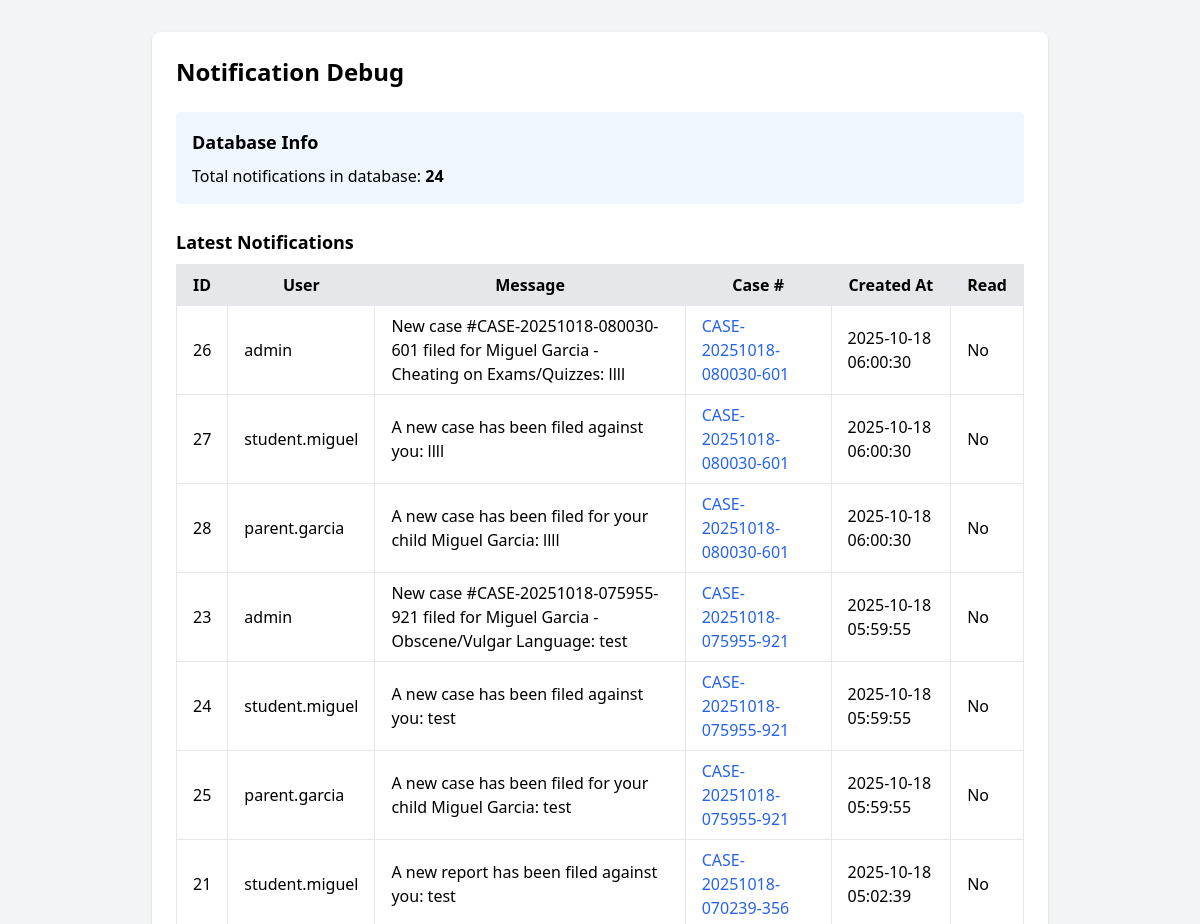
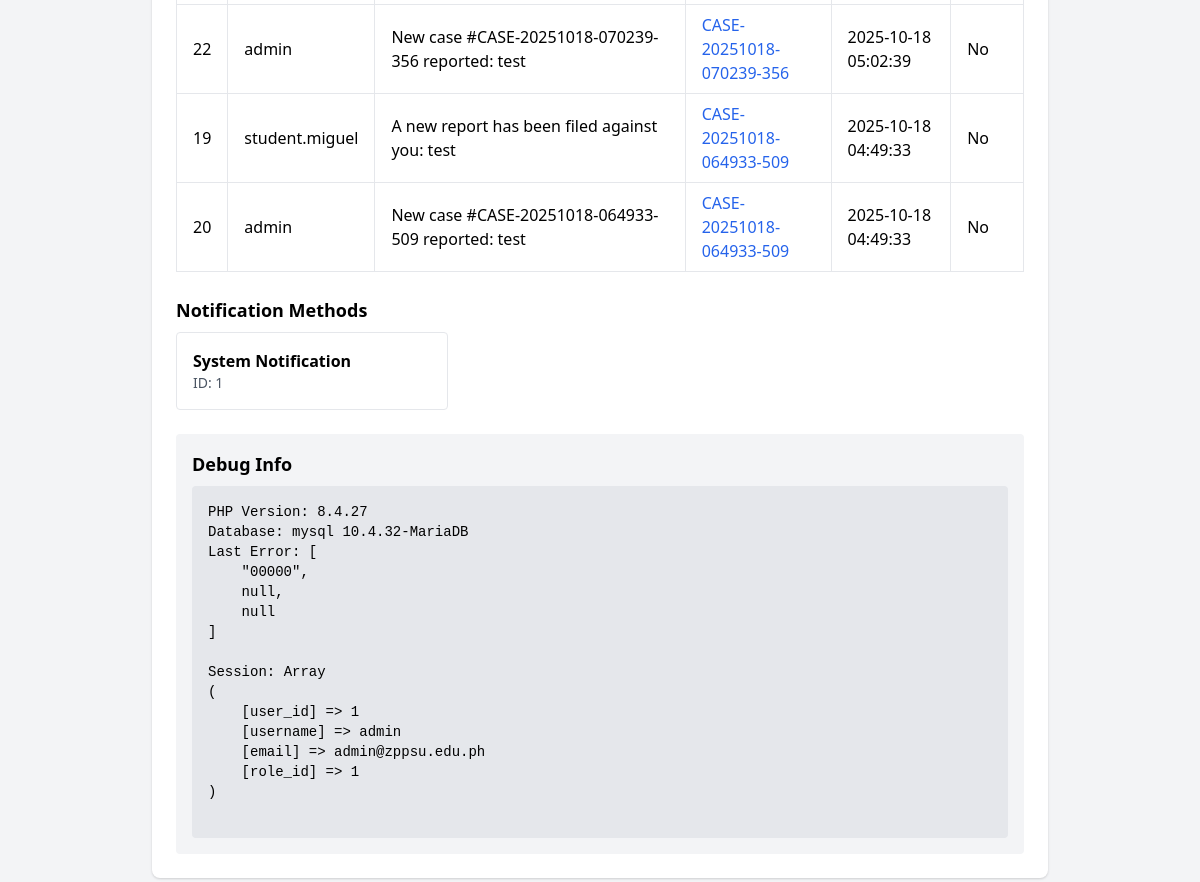
/check_notifications.php (signed in), run on the app's committed database (2 pictures, top to bottom).
### tables this page shows
CREATE TABLE `notifications` (
  `id` bigint(20) UNSIGNED NOT NULL,
  `user_id` bigint(20) UNSIGNED NOT NULL,
  `case_id` bigint(20) UNSIGNED DEFAULT NULL,
  `message` varchar(255) NOT NULL,
  `method_id` tinyint(3) UNSIGNED NOT NULL DEFAULT 1,
  `is_read` tinyint(1) DEFAULT 0,
  `created_at` timestamp NOT NULL DEFAULT current_timestamp()
);

CREATE TABLE `users` (
  `id` bigint(20) UNSIGNED NOT NULL,
  `username` varchar(100) NOT NULL,
  `password_hash` varchar(255) NOT NULL,
  `email` varchar(150) DEFAULT NULL,
  `contact_number` varchar(30) DEFAULT NULL,
  `role_id` tinyint(3) UNSIGNED NOT NULL,
  `is_active` tinyint(1) NOT NULL DEFAULT 1,
  `last_login` datetime DEFAULT NULL,
  `created_at` timestamp NOT NULL DEFAULT current_timestamp(),
  `updated_at` timestamp NULL DEFAULT NULL ON UPDATE current_timestamp()
);

CREATE TABLE `cases` (
  `id` bigint(20) UNSIGNED NOT NULL,
  `case_number` varchar(50) NOT NULL,
  `student_id` bigint(20) UNSIGNED NOT NULL,
  `reported_by_staff_id` bigint(20) UNSIGNED NOT NULL,
  `violation_type_id` int(10) UNSIGNED NOT NULL,
  `title` varchar(255) NOT NULL,
  `description` text DEFAULT NULL,
  `location` varchar(255) DEFAULT NULL,
  `incident_date` datetime NOT NULL,
  `status_id` tinyint(3) UNSIGNED NOT NULL DEFAULT 1,
  `resolution` text DEFAULT NULL,
  `resolution_date` datetime DEFAULT NULL,
  `is_confidential` tinyint(1) DEFAULT 0,
  `created_at` timestamp NOT NULL DEFAULT current_timestamp(),
  `updated_at` timestamp NULL DEFAULT NULL ON UPDATE current_timestamp()
);

CREATE TABLE `notification_method` (
  `id` tinyint(3) UNSIGNED NOT NULL,
  `name` varchar(50) NOT NULL
);

### check_notifications.php (the view, shortened to what this page needs)
<?php
require_once __DIR__ . '/database/database.php';
$stmt = $pdo->query('SELECT COUNT(*) as total FROM notifications');
$total = $stmt->fetch(PDO::FETCH_ASSOC)['total'];
$stmt = $pdo->query('SELECT n.*, u.username, c.case_number, c.title as case_title
                    FROM notifications n
                    LEFT JOIN users u ON n.user_id = u.id
                    LEFT JOIN cases c ON n.case_id = c.id
                    ORDER BY n.created_at DESC LIMIT 10');
$notifications = $stmt->fetchAll(PDO::FETCH_ASSOC);
$stmt = $pdo->query('SELECT * FROM notification_method');
$methods = $stmt->fetchAll(PDO::FETCH_ASSOC);
?>
<!DOCTYPE html>
<html>
<head>
    <link href="https://cdn.jsdelivr.net/npm/tailwindcss@2.2.19/dist/tailwind.min.css" rel="stylesheet">
</head>
<body class="bg-gray-100 p-8">
    <div class="max-w-4xl mx-auto bg-white p-6 rounded-lg shadow">
        <h1 class="text-2xl font-bold mb-6">Notification Debug</h1>
        <div class="mb-6 p-4 bg-blue-50 rounded">
            <h2 class="text-lg font-semibold mb-2">Database Info</h2>
            <p>Total notifications in database: <span class="font-bold"><?php echo $total; ?></span></p>
        </div>
        <div class="mb-6">
            <h2 class="text-lg font-semibold mb-2">Latest Notifications</h2>
            <div class="overflow-x-auto">
                <table class="min-w-full bg-white">
                    <thead class="bg-gray-200">
                        <tr>
                            <th class="py-2 px-4 border">ID</th>
                            <th class="py-2 px-4 border">User</th>
                            <th class="py-2 px-4 border">Message</th>
                            <th class="py-2 px-4 border">Case #</th>
                            <th class="py-2 px-4 border">Created At</th>
                            <th class="py-2 px-4 border">Read</th>
                        </tr>
                    </thead>
                    <tbody>
                        <?php foreach ($notifications as $notif): ?>
                        <tr>
                            <td class="py-2 px-4 border"><?php echo htmlspecialchars($notif['id']); ?></td>
                            <td class="py-2 px-4 border">
                                <?php
                                echo $notif['username'] ?
                                    htmlspecialchars($notif['username']) :
                                    'User #' . $notif['user_id'];
                                ?>
                            </td>
                            <td class="py-2 px-4 border"><?php echo htmlspecialchars($notif['message']); ?></td>
                            <td class="py-2 px-4 border">
                                <?php if ($notif['case_number']): ?>
                                    <a href="manage-cases.php?view=<?php echo $notif['case_id']; ?>"
                                       class="text-blue-600 hover:underline">
                                        <?php echo htmlspecialchars($notif['case_number']); ?>
                                    </a>
                                <?php else: ?>
                                    -
                                <?php endif; ?>
                            </td>
                            <td class="py-2 px-4 border"><?php echo htmlspecialchars($notif['created_at']); ?></td>
                            <td class="py-2 px-4 border"><?php echo $notif['is_read'] ? 'Yes' : 'No'; ?></td>
                        </tr>
                        <?php endforeach; ?>
                    </tbody>
                </table>
            </div>
        </div>
        <div class="mb-6">
            <h2 class="text-lg font-semibold mb-2">Notification Methods</h2>
            <div class="grid grid-cols-1 md:grid-cols-3 gap-4">
                <?php foreach ($methods as $method): ?>
                <div class="p-4 border rounded">
                    <h3 class="font-semibold"><?php echo htmlspecialchars($method['name']); ?></h3>
                    <p class="text-sm text-gray-600">ID: <?php echo $method['id']; ?></p>
                </div>
                <?php endforeach; ?>
            </div>
        </div>
        <div class="p-4 bg-gray-100 rounded">
            <h2 class="text-lg font-semibold mb-2">Debug Info</h2>
            <pre class="bg-gray-200 p-4 rounded overflow-auto text-sm"><?php
                echo "PHP Version: " . PHP_VERSION . "\n";
                echo "Database: " . $pdo->getAttribute(PDO::ATTR_DRIVER_NAME) . " " .
                     $pdo->getAttribute(PDO::ATTR_SERVER_VERSION) . "\n";
                echo "Last Error: " . json_encode($pdo->errorInfo(), JSON_PRETTY_PRINT) . "\n\n";
                echo "Session: " . print_r($_SESSION, true) . "\n";
            ?></pre>
        </div>
    </div>
</body>
</html>

### data on the page
notifications: id "26", user.username "admin", message "New case #CASE-20251018-080030-601 filed for Miguel Garcia - Cheating on Exams/Quizzes: llll", case.case_number "CASE-20251018-080030-601", created_at "2025-10-18 06:00:30", is_read "No"
notifications: id "27", user.username "student.miguel", message "A new case has been filed against you: llll", case.case_number "CASE-20251018-080030-601", created_at "2025-10-18 06:00:30", is_read "No"
notifications: id "28", user.username "parent.garcia", message "A new case has been filed for your child Miguel Garcia: llll", case.case_number "CASE-20251018-080030-601", created_at "2025-10-18 06:00:30", is_read "No"
notifications: id "23", user.username "admin", message "New case #CASE-20251018-075955-921 filed for Miguel Garcia - Obscene/Vulgar Language: test", case.case_number "CASE-20251018-075955-921", created_at "2025-10-18 05:59:55", is_read "No"
notifications: id "24", user.username "student.miguel", message "A new case has been filed against you: test", case.case_number "CASE-20251018-075955-921", created_at "2025-10-18 05:59:55", is_read "No"
notifications: id "25", user.username "parent.garcia", message "A new case has been filed for your child Miguel Garcia: test", case.case_number "CASE-20251018-075955-921", created_at "2025-10-18 05:59:55", is_read "No"
notifications: id "21", user.username "student.miguel", message "A new report has been filed against you: test", case.case_number "CASE-20251018-070239-356", created_at "2025-10-18 05:02:39", is_read "No"
notifications: id "22", user.username "admin", message "New case #CASE-20251018-070239-356 reported: test", case.case_number "CASE-20251018-070239-356", created_at "2025-10-18 05:02:39", is_read "No"
notifications: id "19", user.username "student.miguel", message "A new report has been filed against you: test", case.case_number "CASE-20251018-064933-509", created_at "2025-10-18 04:49:33", is_read "No"
notifications: id "20", user.username "admin", message "New case #CASE-20251018-064933-509 reported: test", case.case_number "CASE-20251018-064933-509", created_at "2025-10-18 04:49:33", is_read "No"
notification_method: name "System Notification", id "1"

### other printed values
$total "24"
PHP_VERSION "8.4.27"
$pdo->getAttribute(PDO::ATTR_DRIVER_NAME) "mysql"
$pdo->getAttribute(PDO::ATTR_SERVER_VERSION) "10.4.32-MariaDB"
json_encode($pdo->errorInfo(), JSON_PRETTY_PRINT) "[ \"00000\", null, null ]"
print_r($_SESSION, true) "Array ( [user_id] => 1 [username] => admin [email] => admin@zppsu.edu.ph [role_id] => 1 )"
